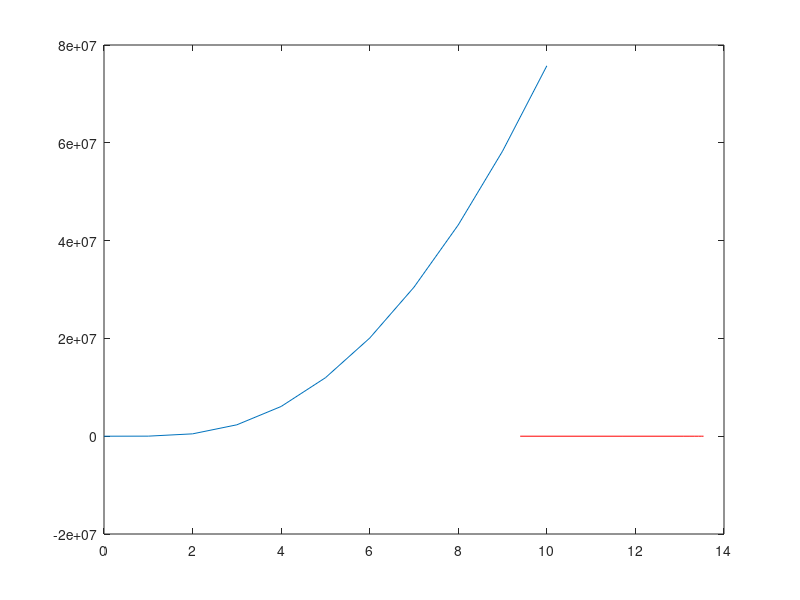

Write the MATLAB code that produced this figure.
work_f = 4.6;
Ao = 1.2e6;
T = 0:10;
J = Ao .* (T.^2) .*exp(-work_f./T);
plot(T,J)
hold on
x = log(Ao)-(work_f./T);
y = log(J./(Ao .* (T.^2)));
plot(x,y,'r')
hold off